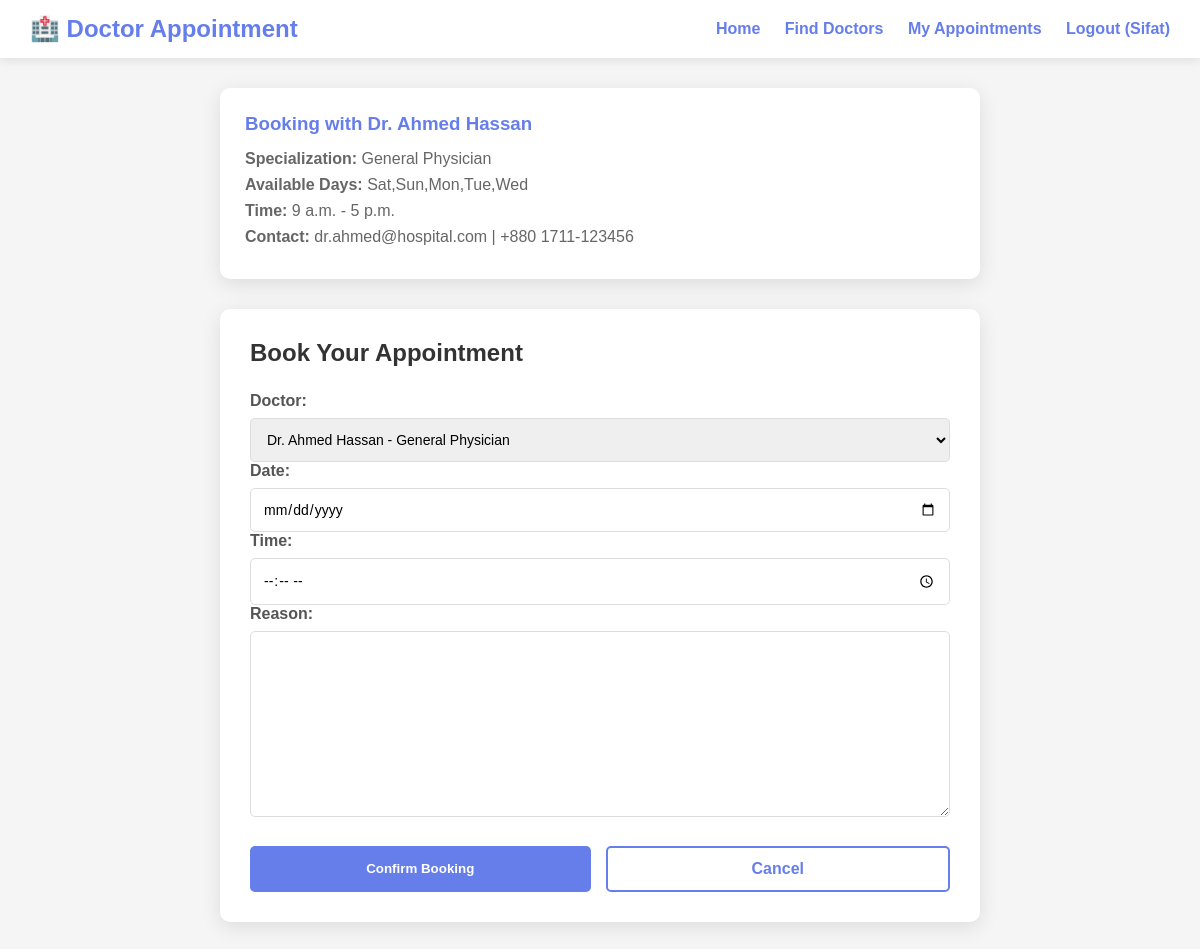
Screenshot of /book/1/ (signed in) with the database file from the repository.
### appointments/models.py (models this page shows)
class Doctor(models.Model):
    name = models.CharField(max_length=100)
    specialization = models.CharField(max_length=100)
    email = models.EmailField()
    phone = models.CharField(max_length=20)
    available_days = models.CharField(max_length=100, help_text="Comma-separated days, e.g., Mon,Tue,Wed")
    available_time_start = models.TimeField()
    available_time_end = models.TimeField()
    def __str__(self):
        return f"Dr. {self.name} - {self.specialization}"

### appointments/views.py (the view)
# urls.py: path('book/<int:doctor_id>/', views.book_appointment, name='book_appointment'),
@login_required
def book_appointment(request, doctor_id):
    doctor = Doctor.objects.get(id=doctor_id)
    if request.method == 'POST':
        form = AppointmentForm(request.POST)
        if form.is_valid():
            appointment = form.save(commit=False)
            appointment.patient = request.user
            appointment.save()
            messages.success(request, 'Appointment booked successfully!')
            return redirect('my_appointments')
    else:
        form = AppointmentForm(initial={'doctor': doctor})
    return render(request, 'book_appointment.html', {'form': form, 'doctor': doctor})

### appointments/forms.py
class AppointmentForm(forms.ModelForm):
    class Meta:
        model = Appointment
        fields = ['doctor', 'date', 'time', 'reason']
        widgets = {
            'date': forms.DateInput(attrs={'type': 'date'}),
            'time': forms.TimeInput(attrs={'type': 'time'}),
        }

### templates/book_appointment.html (shortened to what this page needs)
<!DOCTYPE html>
<html lang="en">
<head>
</head>
<body>
    <nav class="navbar">
        <h1>🏥 Doctor Appointment</h1>
        <div class="nav-links">
            <a href="{% url 'home' %}">Home</a>
            <a href="{% url 'doctor_list' %}">Find Doctors</a>
            <a href="{% url 'my_appointments' %}">My Appointments</a>
            <a href="{% url 'logout' %}">Logout ({{ user.username }})</a>
        </div>
    </nav>
    <div class="container">
        <div class="doctor-info">
            <h3>Booking with Dr. {{ doctor.name }}</h3>
            <p><strong>Specialization:</strong> {{ doctor.specialization }}</p>
            <p><strong>Available Days:</strong> {{ doctor.available_days }}</p>
            <p><strong>Time:</strong> {{ doctor.available_time_start }} - {{ doctor.available_time_end }}</p>
            <p><strong>Contact:</strong> {{ doctor.email }} | {{ doctor.phone }}</p>
        </div>
        <div class="form-container">
            <h2>Book Your Appointment</h2>
            <form method="post">
                {{ form.as_p }}
                <div class="btn-group">
                    <button type="submit" class="btn btn-primary">Confirm Booking</button>
                    <a href="{% url 'doctor_list' %}" class="btn btn-secondary">Cancel</a>
                </div>
            </form>
        </div>
    </div>
</body>
</html>

### templates/book_appointment.html (style rules this page uses)
* { margin: 0; padding: 0; box-sizing: border-box; }
body { font-family: Arial, sans-serif; background: #f5f5f5; min-height: 100vh; }
.navbar { background: white; padding: 15px 30px; display: flex; justify-content: space-between; align-items: center; box-shadow: 0 2px 10px rgba(0,0,0,0.1); }
.navbar h1 { color: #667eea; font-size: 24px; }
.nav-links a { color: #667eea; text-decoration: none; margin-left: 20px; font-weight: bold; }
.container { max-width: 800px; margin: 0 auto; padding: 30px 20px; }
.doctor-info { background: white; padding: 25px; border-radius: 10px; margin-bottom: 30px; box-shadow: 0 5px 20px rgba(0,0,0,0.1); }
.doctor-info h3 { color: #667eea; margin-bottom: 15px; }
.doctor-info p { color: #666; margin-bottom: 8px; }
.form-container { background: white; padding: 30px; border-radius: 10px; box-shadow: 0 5px 20px rgba(0,0,0,0.1); }
h2 { color: #333; margin-bottom: 25px; }
label { display: block; margin-bottom: 8px; color: #555; font-weight: bold; }
input[type="date"], input[type="time"], textarea, select { width: 100%; padding: 12px; border: 1px solid #ddd; border-radius: 5px; font-size: 14px; font-family: Arial, sans-serif; }
textarea { resize: vertical; min-height: 100px; }
.btn-group { display: flex; gap: 15px; margin-top: 25px; }
.btn { flex: 1; padding: 12px 20px; border-radius: 5px; font-weight: bold; text-align: center; cursor: pointer; transition: background 0.3s; text-decoration: none; }
.btn-primary { background: #667eea; color: white; border: none; }
.btn-secondary { background: white; color: #667eea; border: 2px solid #667eea; }

### rows the page displays
Doctor: name "Ahmed Hassan", specialization "General Physician", available_days "Sat,Sun,Mon,Tue,Wed", available_time_start "9 a.m.", available_time_end "5 p.m.", email "dr.ahmed@hospital.com", phone "+880 1711-123456"

### other values shown
{{ user.username }} "Sifat"
